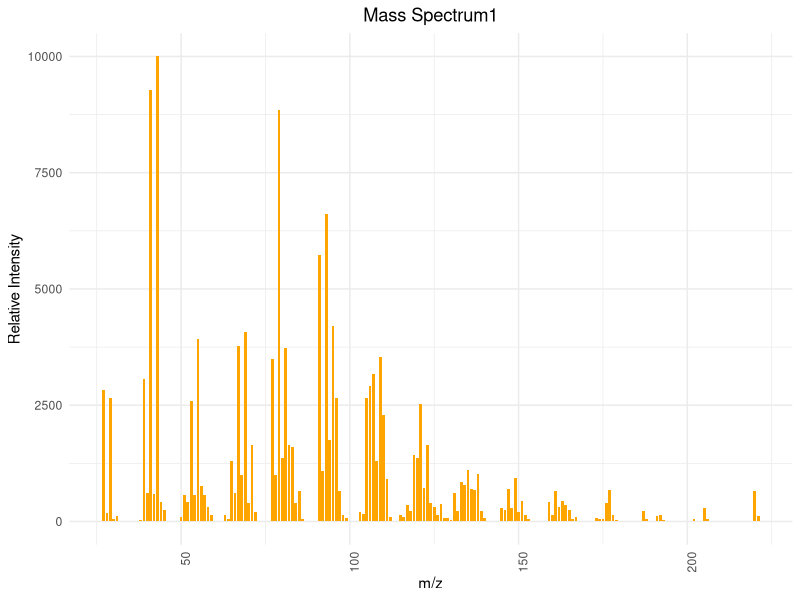
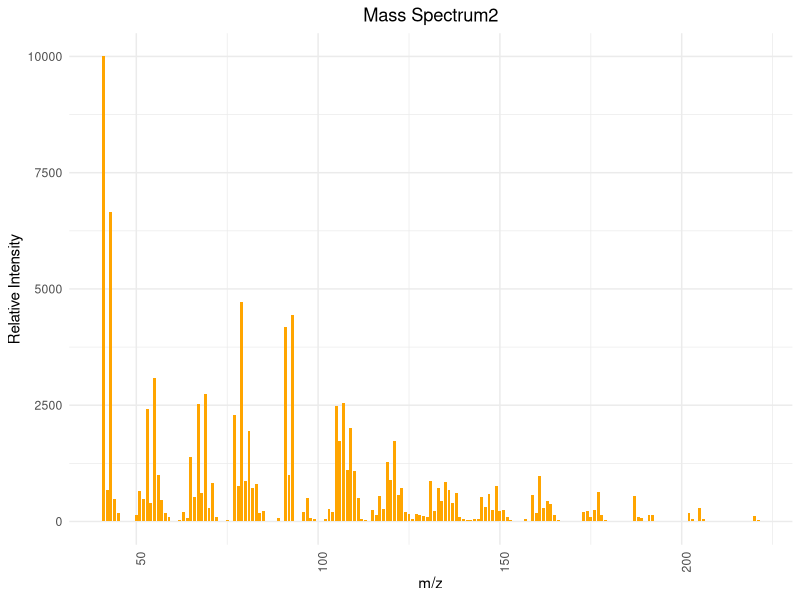
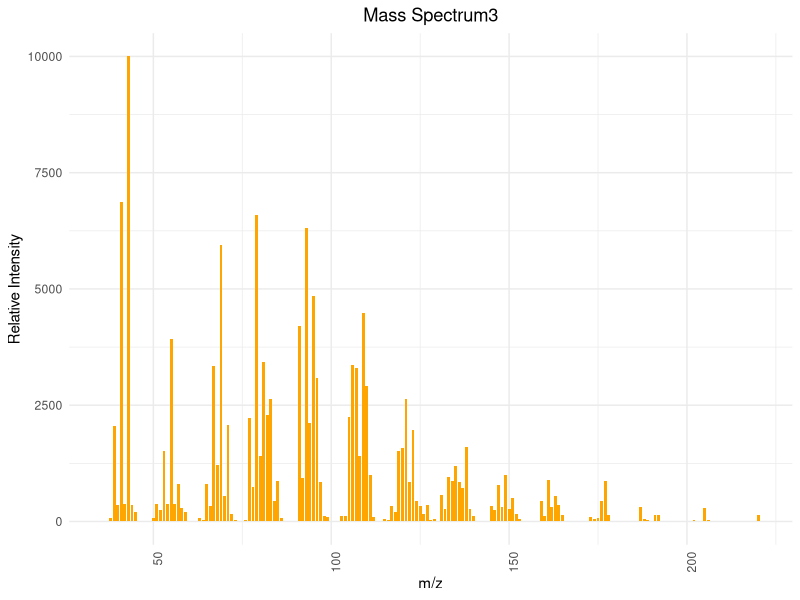

These figures' R source, in order:
## ---- chunk 1
# 安装并加载所需的包
library(ggplot2)

# 图1
mz1 <- c(27, 28, 29, 30, 31, 38, 39, 40, 41, 42, 43, 44, 45, 50, 51, 52, 53, 54, 55, 56, 57, 58, 59, 63, 64, 65, 66, 67, 68, 69, 70, 71, 72, 77, 78, 79, 80, 81, 82, 83, 84, 85, 86, 91, 92, 93, 94, 95, 96, 97, 98, 99, 103, 104, 105, 106, 107, 108, 109, 110, 111, 112, 115, 116, 117, 118, 119, 120, 121, 122, 123, 124, 125, 126, 127, 128, 129, 130, 131, 132, 133, 134, 135, 136, 137, 138, 139, 140, 145, 146, 147, 148, 149, 150, 151, 152, 153, 159, 160, 161, 162, 163, 164, 165, 166, 167, 173, 174, 175, 176, 177, 178, 179, 187, 188, 191, 192, 193, 202, 205, 206, 220, 221)
intensity1 <- c(2820, 180, 2650, 60, 120, 40, 3070, 610, 9270, 590, 9999, 410, 240, 100, 560, 410, 2600, 580, 3930, 770, 560, 310, 150, 130, 60, 1300, 610, 3770, 1000, 4070, 400, 1640, 200, 3490, 1010, 8850, 1360, 3730, 1650, 1610, 400, 660, 60, 5730, 1090, 6610, 1750, 4200, 2650, 650, 130, 80, 210, 170, 2650, 2910, 3180, 1290, 3540, 2290, 910, 100, 150, 100, 350, 220, 1440, 1370, 2530, 710, 1640, 390, 310, 140, 370, 70, 70, 40, 620, 230, 850, 790, 1100, 700, 670, 1020, 220, 70, 290, 250, 690, 300, 930, 210, 430, 140, 60, 410, 140, 660, 310, 430, 350, 240, 60, 90, 70, 60, 50, 400, 670, 130, 40, 230, 50, 110, 130, 30, 60, 290, 60, 650, 120)

data1 <- data.frame(mz1, intensity1)


ggplot(data1, aes(x=mz1, y=intensity1)) +
  geom_bar(stat="identity", fill="orange", width=0.8) + 
  theme_minimal() + 
  labs(title="Mass Spectrum1",
       x="m/z",
       y="Relative Intensity") + 
  theme(axis.text.x = element_text(angle = 90, hjust = 1), plot.title = element_text(hjust = 0.5))  

# 图2
mz2 <- c(41, 42, 43, 44, 45, 50, 51, 52, 53, 54, 55, 56, 57, 58, 59, 62, 63, 64, 65, 66, 67, 68, 69, 70, 71, 72, 75, 77, 78, 79, 80, 81, 82, 83, 84, 85, 89, 91, 92, 93, 96, 97, 98, 99, 102, 103, 104, 105, 106, 107, 108, 109, 110, 111, 112, 113, 115, 116, 117, 118, 119, 120, 121, 122, 123, 124, 125, 126, 127, 128, 129, 130, 131, 132, 133, 134, 135, 136, 137, 138, 139, 140, 141, 142, 143, 144, 145, 146, 147, 148, 149, 150, 151, 152, 153, 157, 159, 160, 161, 162, 163, 164, 165, 166, 171, 172, 173, 174, 175, 176, 177, 178, 179, 187, 188, 189, 191, 192, 202, 203, 205, 206, 220, 221)
intensity2 <- c(9999, 680, 6660, 480, 190, 140, 650, 480, 2410, 400, 3080, 1010, 460, 180, 90, 30, 200, 70, 1380, 520, 2530, 620, 2740, 290, 820, 90, 30, 2290, 760, 4730, 880, 1950, 720, 800, 180, 230, 70, 4180, 990, 4450, 210, 500, 80, 60, 50, 270, 210, 2490, 1720, 2540, 1100, 2000, 1090, 500, 60, 30, 250, 130, 540, 270, 1270, 900, 1720, 560, 720, 200, 160, 60, 170, 130, 120, 100, 870, 230, 720, 430, 840, 680, 390, 610, 100, 60, 40, 40, 50, 50, 530, 310, 590, 240, 770, 230, 250, 90, 30, 60, 580, 180, 970, 300, 430, 380, 140, 30, 20, 20, 200, 220, 100, 240, 640, 150, 30, 550, 100, 70, 140, 140, 190, 50, 290, 50, 120, 30)

data2 <- data.frame(mz2, intensity2)

ggplot(data2, aes(x=mz2, y=intensity2)) +
  geom_bar(stat="identity", fill="orange", width=0.8) + 
  theme_minimal() + 
  labs(title="Mass Spectrum2",
       x="m/z",
       y="Relative Intensity") + 
  theme(axis.text.x = element_text(angle = 90, hjust = 1), plot.title = element_text(hjust = 0.5))  

# 图3
mz3 <- c(36, 38, 39, 40, 41, 42, 43, 44, 45, 46, 50, 51, 52, 53, 54, 55, 56, 57, 58, 59, 60, 63, 64, 65, 66, 67, 68, 69, 70, 71, 72, 73, 75, 76, 77, 78, 79, 80, 81, 82, 83, 84, 85, 86, 89, 91, 92, 93, 94, 95, 96, 97, 98, 99, 102, 103, 104, 105, 106, 107, 108, 109, 110, 111, 112, 113, 115, 116, 117, 118, 119, 120, 121, 122, 123, 124, 125, 126, 127, 128, 129, 130, 131, 132, 133, 134, 135, 136, 137, 138, 139, 140, 143, 144, 145, 146, 147, 148, 149, 150, 151, 152, 153, 159, 160, 161, 162, 163, 164, 165, 166, 173, 174, 175, 176, 177, 178, 179, 187, 188, 189, 190, 191, 192, 202, 203, 204, 205, 206, 220)
intensity3 <- c(10, 70, 2050, 360, 6870, 370, 9999, 360, 200, 10, 70, 380, 240, 1520, 380, 3930, 370, 800, 300, 210, 10, 80, 40, 800, 340, 3350, 1220, 5940, 550, 2080, 170, 30, 10, 40, 2230, 750, 6600, 1400, 3420, 2280, 2640, 450, 870, 80, 20, 4200, 930, 6320, 2120, 4840, 3080, 850, 120, 100, 10, 120, 120, 2240, 3370, 3310, 1410, 4490, 2920, 1000, 90, 20, 50, 40, 340, 200, 1520, 1590, 2640, 850, 1970, 430, 340, 170, 350, 40, 60, 20, 570, 260, 960, 860, 1200, 840, 730, 1610, 260, 110, 10, 10, 330, 250, 790, 310, 1010, 260, 500, 160, 50, 440, 120, 890, 320, 540, 360, 150, 10, 100, 50, 70, 450, 870, 130, 10, 310, 50, 30, 5, 140, 130, 40, 5, 5, 300, 40, 150)

data3 <- data.frame(mz3, intensity3)

ggplot(data3, aes(x=mz3, y=intensity3)) +
  geom_bar(stat="identity", fill="orange", width=0.8) + 
  theme_minimal() + 
  labs(title="Mass Spectrum3",
       x="m/z",
       y="Relative Intensity") + 
  theme(axis.text.x = element_text(angle = 90, hjust = 1), plot.title = element_text(hjust = 0.5)) 
